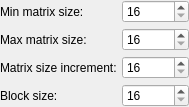
<?xml version="1.0" encoding="UTF-8"?>
<ui version="4.0">
 <class>CMMGeneratorBoundaryConditionsEditorWidget</class>
 <widget class="QFrame" name="CMMGeneratorBoundaryConditionsEditorWidget">
  <property name="geometry">
   <rect>
    <x>0</x>
    <y>0</y>
    <width>173</width>
    <height>95</height>
   </rect>
  </property>
  <property name="windowTitle">
   <string>CMMGeneratorBoundaryConditionsEditorWidget</string>
  </property>
  <layout class="QFormLayout" name="mainLayout">
   <property name="horizontalSpacing">
    <number>5</number>
   </property>
   <property name="verticalSpacing">
    <number>5</number>
   </property>
   <property name="margin">
    <number>0</number>
   </property>
   <item row="0" column="0">
    <widget class="QLabel" name="lblMinMatrixSize">
     <property name="text">
      <string>Min matrix size:</string>
     </property>
    </widget>
   </item>
   <item row="0" column="1">
    <widget class="QSpinBox" name="sbMinMatrixSize">
     <property name="minimum">
      <number>16</number>
     </property>
     <property name="maximum">
      <number>1048576</number>
     </property>
     <property name="singleStep">
      <number>16</number>
     </property>
    </widget>
   </item>
   <item row="1" column="0">
    <widget class="QLabel" name="lblMaxMatrixSize">
     <property name="text">
      <string>Max matrix size:</string>
     </property>
    </widget>
   </item>
   <item row="1" column="1">
    <widget class="QSpinBox" name="sbMaxMatrixSize">
     <property name="minimum">
      <number>16</number>
     </property>
     <property name="maximum">
      <number>1048576</number>
     </property>
     <property name="singleStep">
      <number>16</number>
     </property>
    </widget>
   </item>
   <item row="2" column="0">
    <widget class="QLabel" name="lblMatrixSizeIncrement">
     <property name="text">
      <string>Matrix size increment:</string>
     </property>
    </widget>
   </item>
   <item row="2" column="1">
    <widget class="QSpinBox" name="sbMatrixSizeIncrement">
     <property name="minimum">
      <number>16</number>
     </property>
     <property name="maximum">
      <number>1048576</number>
     </property>
     <property name="singleStep">
      <number>16</number>
     </property>
    </widget>
   </item>
   <item row="3" column="0">
    <widget class="QLabel" name="lblBlockSize">
     <property name="text">
      <string>Block size:</string>
     </property>
    </widget>
   </item>
   <item row="3" column="1">
    <widget class="QSpinBox" name="sbBlockSize">
     <property name="minimum">
      <number>16</number>
     </property>
     <property name="maximum">
      <number>1048576</number>
     </property>
     <property name="singleStep">
      <number>16</number>
     </property>
    </widget>
   </item>
  </layout>
 </widget>
 <layoutdefault spacing="6" margin="11"/>
 <resources/>
 <connections/>
</ui>
